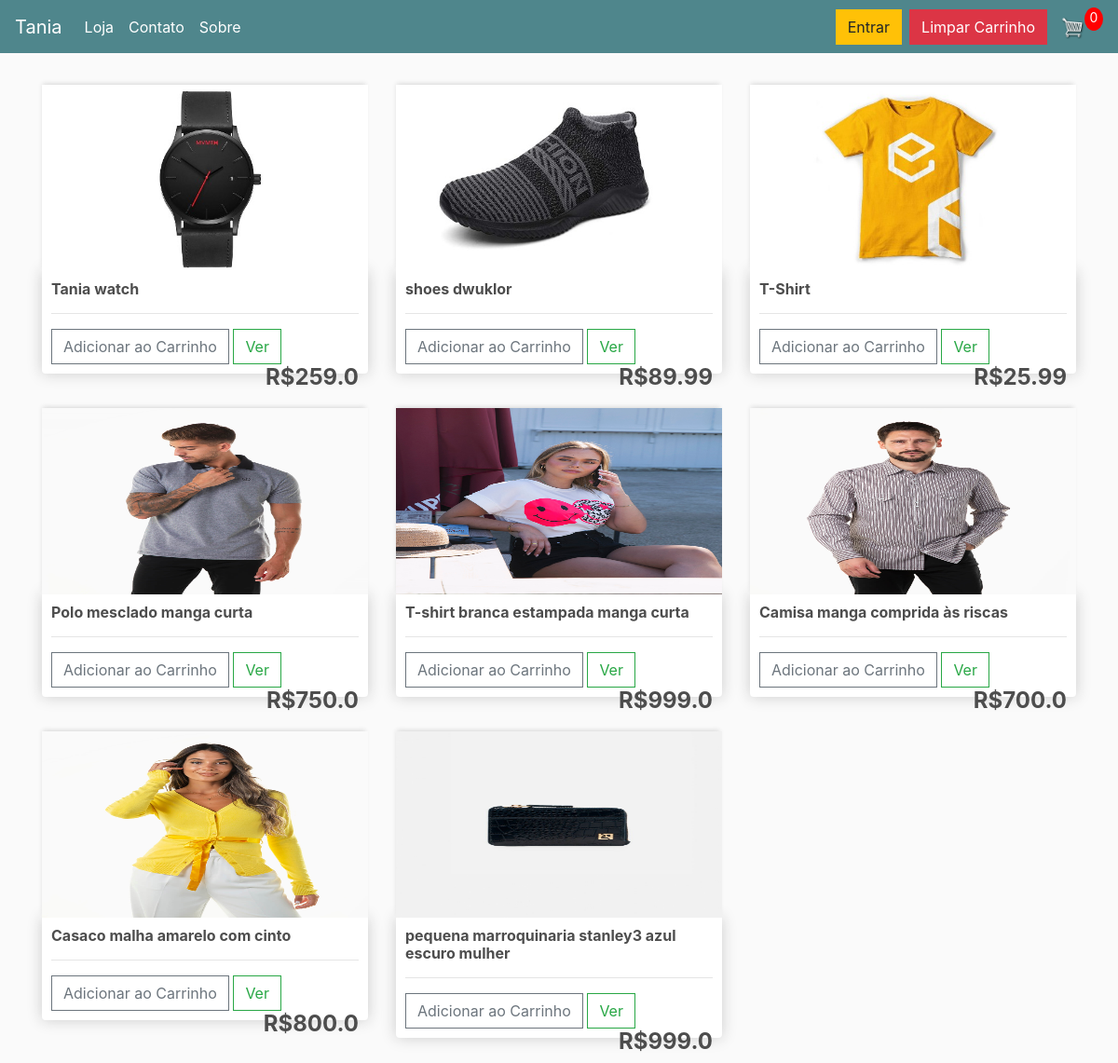
The page / on the database its author committed.
### store/models.py (models this page shows, shortened)
class Product(models.Model):
	name = models.CharField(max_length=200)
	detail = models.TextField(null=True, blank=True)
	price = models.FloatField()
	digital = models.BooleanField(default=False,null=True, blank=True)
	image = models.ImageField(null=True, blank=True)
	@property
	def imageURL(self):
		try:
			url = self.image.url
		except:
			url = ''
		return url

### store/views.py (the view)
# urls.py: path('', include('store.urls')),
def store(request):
	data = cartData(request)
	cartItems = data['cartItems']
	order = data['order']
	items = data['items']
	products = Product.objects.all()
	context = {'products':products, 'cartItems':cartItems}
	return render(request, 'store/store.html', context)

### store/utils.py (called while the page is built, shortened)
def cookieCart(request):
	try:
		cart = json.loads(request.COOKIES['cart'])
	except:
		cart = {}
		print('CART:', cart)
	items = []
	order = {'get_cart_total':0, 'get_cart_items':0, 'shipping':False}
	cartItems = order['get_cart_items']
	return {'cartItems':cartItems ,'order':order, 'items':items}

def cartData(request):
	if request.user.is_authenticated:
		customer = request.user.customer
		order, created = Order.objects.get_or_create(customer=customer, complete=False)
		items = order.orderitem_set.all()
		cartItems = order.get_cart_items
	else:
		cookieData = cookieCart(request)
		cartItems = cookieData['cartItems']
		order = cookieData['order']
		items = cookieData['items']
	return {'cartItems':cartItems ,'order':order, 'items':items}

### store/templates/store/store.html
{% extends 'store/main.html' %}
{% load static %}
{% block content %}
    <div class="row">
        {% for product in products %}
        <div class="col-lg-4">
            <img class="thumbnail" src="{{ product.imageURL }}" alt="{{ product.name }}">
            <div class="box-element product">
                <h6><strong>{{ product.name }}</strong></h6>
                <hr>
                <button data-product="{{ product.id }}" data-action="add" class="btn btn-outline-secondary add-btn update-cart">Adicionar ao Carrinho</button>
                <a class="btn btn-outline-success" href="{% url 'product_detail' product.id %}">Ver</a>
                <h4 style="display: inline-block; float: right"><strong>R${{ product.price }}</strong></h4>
            </div>
        </div>
        {% endfor %}
    </div>
{% endblock content %}

### store/templates/store/main.html (shortened to what this page needs)
<!DOCTYPE html>
{% load static %}
<html>
<head>
    <link rel="stylesheet" href="https://stackpath.bootstrapcdn.com/bootstrap/4.4.1/css/bootstrap.min.css">
    <link rel="stylesheet" type="text/css" href="{% static 'css/main.css' %}">
</head>
<body>
    <nav class="navbar navbar-expand-lg navbar-dark bg-dark">
      <a class="navbar-brand" href="{% url 'store' %}">Tania</a>
      <div class="collapse navbar-collapse" id="navbarSupportedContent">
        <ul class="navbar-nav mr-auto">
          <li class="nav-item active">
            <a class="nav-link" href="{% url 'store' %}">Loja <span class="sr-only">(atual)</span></a>
          </li>
		  <li class="nav-item active">
            <a class="nav-link" href="{% url 'contact' %}">Contato</a>
          </li>
		  <li class="nav-item active ">
            <a class="nav-link" href="{% url 'about' %}">Sobre</a>
          </li>
        </ul>
        <div class="form-inline my-2 my-lg-0">
            {% if user.is_authenticated %}
                <a href="{% url 'logout' %}" class="btn btn-warning">Sair</a>
            {% else %}
                <a href="{% url 'login' %}" class="btn btn-warning">Entrar</a>
            {% endif %}
            <button id="clear-cart" class="btn btn-danger ml-2">Limpar Carrinho</button>
            <a href="{% url 'cart' %}">
                <img id="cart-icon" src="{% static 'images/cart.png' %}">
            </a>
            <p id="cart-total">{{cartItems}}</p>
        </div>
      </div>
    </nav>
     <div class="container">
            <br>
            {% block content %}
            {% endblock content %}
         </div>
</body>
</html>

### static/css/main.css (style rules this page uses)
body { background-color: hsl(0, 0%, 98%); }
h1,h2,h3,h4,h5,h6 { color:hsl(0, 0%, 30%); }
.box-element { box-shadow:hsl(0, 0%, 80%) 0 0 16px; background-color: #fff; border-radius: 4px; padding: 10px; }
.thumbnail { width: 100%; height: 200px; -webkit-box-shadow: -1px -3px 5px -2px rgba(214,214,214,1); -moz-box-shadow: -1px -3px 5px -2px rgba(214,214,214,1); box-shadow: -1px -3px 5px -2px rgba(214,214,214,1); }
.product { border-radius: 0 0 4px 4px; }
.bg-dark { background-color: #4f868c!important; }
#cart-icon { width:25px; display: inline-block; margin-left: 15px; }
#cart-total { display: block; text-align: center; color:#fff; background-color: red; width: 20px; height: 25px; border-radius: 50%; font-size: 14px; }
.col-lg-4, .col-lg-6, .col-lg-8, .col-lg-12 { margin-top: 10px; }
.btn { border-radius: 0; }

### rows shown on the page
Product: imageURL (picture), name "Tania watch", price "259.0"
Product: imageURL (picture), name "shoes dwuklor", price "89.99"
Product: imageURL (picture), name "T-Shirt", price "25.99"
Product: imageURL (picture), name "Polo mesclado manga curta", price "750.0"
Product: imageURL (picture), name "T-shirt branca estampada manga curta", price "999.0"
Product: imageURL (picture), name "Camisa manga comprida às riscas", price "700.0"
Product: imageURL (picture), name "Casaco malha amarelo com cinto", price "800.0"
Product: imageURL (picture), name "pequena marroquinaria stanley3 azul escuro mulher", price "999.0"

### other values the page prints
{{ cartItems }} "0"
